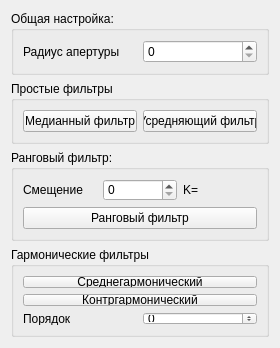
<?xml version="1.0" encoding="UTF-8"?>
<ui version="4.0">
 <class>SimpleAver</class>
 <widget class="QWidget" name="SimpleAver">
  <property name="geometry">
   <rect>
    <x>0</x>
    <y>0</y>
    <width>280</width>
    <height>348</height>
   </rect>
  </property>
  <property name="minimumSize">
   <size>
    <width>280</width>
    <height>348</height>
   </size>
  </property>
  <property name="maximumSize">
   <size>
    <width>280</width>
    <height>348</height>
   </size>
  </property>
  <property name="windowTitle">
   <string>Form</string>
  </property>
  <layout class="QVBoxLayout" name="verticalLayout_3">
   <item>
    <widget class="QGroupBox" name="groupBox">
     <property name="title">
      <string>Общая настройка:</string>
     </property>
     <layout class="QHBoxLayout" name="horizontalLayout_3">
      <item>
       <widget class="QLabel" name="label_7">
        <property name="text">
         <string>Радиус апертуры</string>
        </property>
       </widget>
      </item>
      <item>
       <widget class="QSpinBox" name="spinBox"/>
      </item>
     </layout>
    </widget>
   </item>
   <item>
    <widget class="QGroupBox" name="groupBox_2">
     <property name="title">
      <string>Простые фильтры</string>
     </property>
     <layout class="QHBoxLayout" name="horizontalLayout_7">
      <item>
       <widget class="QPushButton" name="pushButton_4">
        <property name="text">
         <string>Медианный фильтр</string>
        </property>
       </widget>
      </item>
      <item>
       <widget class="QPushButton" name="pushButton_6">
        <property name="text">
         <string>Усредняющий фильтр</string>
        </property>
       </widget>
      </item>
     </layout>
    </widget>
   </item>
   <item>
    <widget class="QGroupBox" name="groupBox_3">
     <property name="title">
      <string>Ранговый фильтр:</string>
     </property>
     <layout class="QHBoxLayout" name="horizontalLayout_5">
      <item>
       <layout class="QVBoxLayout" name="verticalLayout">
        <item>
         <layout class="QHBoxLayout" name="horizontalLayout_2">
          <item>
           <widget class="QLabel" name="label_8">
            <property name="text">
             <string>Смещение</string>
            </property>
           </widget>
          </item>
          <item>
           <widget class="QSpinBox" name="spinBox_2"/>
          </item>
          <item>
           <widget class="QLabel" name="label_5">
            <property name="text">
             <string>K=</string>
            </property>
           </widget>
          </item>
         </layout>
        </item>
        <item>
         <layout class="QHBoxLayout" name="horizontalLayout">
          <item>
           <widget class="QPushButton" name="pushButton_5">
            <property name="text">
             <string>Ранговый фильтр</string>
            </property>
           </widget>
          </item>
         </layout>
        </item>
       </layout>
      </item>
     </layout>
    </widget>
   </item>
   <item>
    <widget class="QGroupBox" name="groupBox_4">
     <property name="title">
      <string>Гармонические фильтры</string>
     </property>
     <layout class="QHBoxLayout" name="horizontalLayout_6">
      <item>
       <layout class="QGridLayout" name="gridLayout">
        <item row="1" column="0">
         <widget class="QPushButton" name="pushButtonGarm1">
          <property name="text">
           <string>Среднегармонический</string>
          </property>
         </widget>
        </item>
        <item row="2" column="0">
         <widget class="QPushButton" name="pushButtonGarm2">
          <property name="text">
           <string>Контргармонический</string>
          </property>
         </widget>
        </item>
        <item row="3" column="0">
         <layout class="QHBoxLayout" name="horizontalLayout_4">
          <item>
           <widget class="QLabel" name="label_9">
            <property name="text">
             <string>Порядок</string>
            </property>
           </widget>
          </item>
          <item>
           <widget class="QSpinBox" name="spinBoxGarm">
            <property name="minimum">
             <number>-10</number>
            </property>
            <property name="maximum">
             <number>10</number>
            </property>
           </widget>
          </item>
         </layout>
        </item>
       </layout>
      </item>
     </layout>
    </widget>
   </item>
  </layout>
 </widget>
 <resources/>
 <connections/>
</ui>
